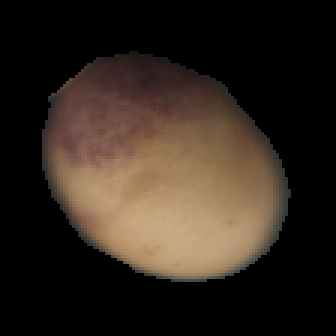
#> input picture purple patch/purple/1.png, 112 x 112 px (shown 3 times larger); its folder holds only this picture in this run
$ jupyter execute --allow-errors purple_detector.ipynb
#> lines starting #> are read from the running program, lines starting #| are printed output that depends on the picture; after the words box and inside, x2 and y2 are one past the last pixel; in counts of white or black regions, pixels touching at a corner belong together
[cell 1]
#modules
import cv2
import numpy as np
import matplotlib.pyplot as plt
import os

[cell 2]
def read_images_from_folder(folder_name):
    """ returns a list of images in RGB format"""
#> called with folder_name = 'purple'
    """ R: 0-255, G:0-255, B:0-255 """
    images = []
    if os.path.isdir(folder_name):
        for filename in os.listdir(folder_name):
            img_path = os.path.join(folder_name, filename)
            img = cv2.imread(img_path) # default BGR format
#> img is the input picture: shape (112, 112, 3); mean B, G, R 30, 38.6, 49
            img = cv2.cvtColor(img, cv2.COLOR_BGR2RGB) #conversion in RGB
            images.append(img)
        return images
    else:
        raise Exception("folder_name does not exist")

[cell 3]
def rgb_to_hsv(images=None):
    """ Convertes a list of rgb images to hsv"""
    """ H: 0-179, S:0-255, V:0-255 """
    hsv_images = []
    if images:
        for img in images:
            hsv_image = cv2.cvtColor(img, cv2.COLOR_RGB2HSV)
            hsv_images.append(hsv_image)
        return hsv_images
    else:
        raise Exception("empty image list")

[cell 4]
def apply_mask(images, lower, upper):
    """ apply the purple color mask on a list of images based on upper & lower value for hue and returns a list of masked images"""
    masked_images = []
    if images:
        for img in images:
            mask = cv2.inRange(img, hsv_lower_purple, hsv_upper_purple)
            masked_image = cv2.bitwise_and(img, img, mask=mask)
            masked_images.append(masked_image)
        return masked_images
    else:
        raise Exception("empty image list")

[cell 5]
##The method used for detecting purple color is : simple rule based thresolding
##We will be using HSV color representation as it seperates the color from saturation & brightness, thus making easier to apply the filter of desired color

[cell 6]
# Reading all purple images
purple_images = read_images_from_folder('purple')
#> purple_images = 1 item
plt.imshow(purple_images[0]) #sample

[cell 7]
# Reading all non purple images
non_purple_images = read_images_from_folder('non_purple')
#> call 2 of read_images_from_folder, with folder_name = 'non_purple'
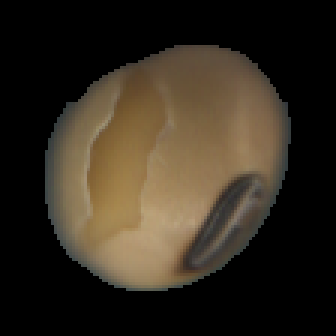
#> input picture purple patch/non_purple/1.png, 112 x 112 px (shown 3 times larger)
#> in read_images_from_folder, img is the input picture: shape (112, 112, 3); mean B, G, R 31, 42.7, 50.9
#> non_purple_images = 1 item
plt.imshow(non_purple_images[0]) #sample

[cell 8]
# Converting images from rgb to hsv
purple_images_hsv = rgb_to_hsv(purple_images)
#> the loop in rgb_to_hsv, `for img in images:` made 1 pass
#> purple_images_hsv = 1 item
non_purple_images_hsv = rgb_to_hsv(non_purple_images)
#> the loop in rgb_to_hsv (call 2), `for img in images:` made 1 pass
#> non_purple_images_hsv = 1 item

[cell 9]
# In order to find the lower and upper limit for purple color in dataset
#we can plot and see the color distribution in purple and non-purple images

[cell 10]
#4 first purple images  and their corresponding histograms of hue component
#images
fig, axes = plt.subplots(nrows=1, ncols=4, figsize=(16, 4))
#> (the rest of this cell did not finish here and is left out)

[cell 11]
#4 first non purple images  and their corresponding histograms of the hue component
#images
fig, axes = plt.subplots(nrows=1, ncols=4, figsize=(16, 4))
#> (the rest of this cell did not finish here and is left out)

[cell 12]
## Based on the above images, we can observe that purple images have more pixels in the range 130-170, which is range for purple and pink colors
#thus thresold for masking
hsv_lower_purple = np.array([130, 0, 0])
hsv_upper_purple = np.array([179, 250, 250])

[cell 13]
#In order to visualize that the thresold based method will work
# we will create a mask and then apply it on the images

[cell 14]
#Apply mask
result_purple = apply_mask(purple_images_hsv, hsv_lower_purple, hsv_upper_purple)
#> the loop in apply_mask, `for img in images:` made 1 pass
#> pass 1, in apply_mask, `mask = cv2.inRange(img, hsv_lower_purple, hsv_upper_purple)`:
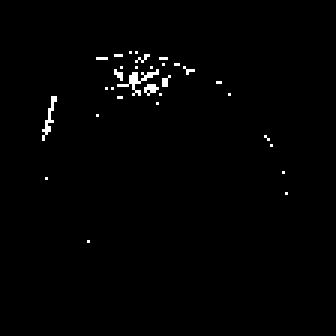
#> mask: shape (112, 112) (shown 3 times larger); 1% white in thin lines or dots, all inside (x1, y1, x2, y2) = (14, 17, 96, 81)
#> result_purple = 1 item
result_non_purple = apply_mask(non_purple_images_hsv, hsv_lower_purple, hsv_upper_purple)
#> the loop in apply_mask (call 2), `for img in images:` made 1 pass
#> pass 1, in apply_mask (call 2), `mask = cv2.inRange(img, hsv_lower_purple, hsv_upper_purple)`:
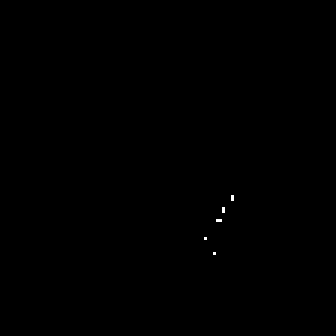
#> mask: shape (112, 112) (shown 3 times larger); 0.06% white in thin lines or dots, all inside (x1, y1, x2, y2) = (68, 65, 78, 85)
#> result_non_purple = 1 item

#> (a cell that did not finish here is left out)

[cell 16]
#As we can see that this method will generate false negatives as well as false positives.
#Thus in order to minimize that, a thresold on number of purple pixels can be used to decide image category

[cell 17]
#calculating upper value for thresold
##Calculating maximum number of pixels falling in range of 130-179 for a non-purple image (false positive)
max_count = float('-inf')
for non_purple_image_hsv in non_purple_images_hsv:
    (n, bins) = np.histogram(non_purple_image_hsv[:, :, 0].flatten(), bins=6, range=[0, 179])
    max_count = max(max_count, n[4]+n[5])
#> this loop made 1 pass
#> (n, bins, max_count) on pass 1: ([12252, 134, 100, 50, 1, 7], [0, 29.83, 59.67, 89.5, 119.3, 149.2, 179], 8)

print("maximum value of thresold is:", max_count)
#| maximum value of thresold is: 8
purple_thresold_upper = max_count
#> purple_thresold_upper = 8

[cell 18]
#calculating lower value of thresold
##Finding minimum number of pixels falling in range of 130-179 in a purple image (false negative)
min_count = float('inf')
for purple_image_hsv in purple_images_hsv:
    (n, bins) = np.histogram(purple_image_hsv[:, :, 0].flatten(), bins=6, range=[0, 179])
    min_count = min(min_count, n[4]+n[5])
#> this loop made 1 pass
#> (n, bins, min_count) on pass 1: ([12339, 14, 24, 36, 4, 127], [0, 29.83, 59.67, 89.5, 119.3, 149.2, 179], 131)

print("minimum vale of thresold is:", min_count)
#| minimum vale of thresold is: 131
purple_thresold_lower = min_count
#> purple_thresold_lower = 131

[cell 19]
#This thresold value can be chosen based on the application
#If higher false postive rate is allowed, we will choose lower value for thresold
#if higher false negative rate is allowed, we will choose higher value for thresold
purple_thresold = (purple_thresold_lower + purple_thresold_upper)//2 # randomly chosen from range for this problem
#> purple_thresold = 69
print("chosen thresold:", purple_thresold)
#| chosen thresold: 69

[cell 20]
## Final program
def detect_purple(image_path):
    if os.path.isfile(image_path):
        image = cv2.imread(image_path) # default BGR format
        image = cv2.cvtColor(image, cv2.COLOR_BGR2RGB) #conversion in RGB
        plt.imshow(image)
        image_hsv = cv2.cvtColor(image, cv2.COLOR_RGB2HSV)
        (n, bins) = np.histogram(image_hsv[:, :, 0].flatten(), bins=6, range=[0, 179])
        purple_pixels = n[4] + n[5]
        if purple_pixels > purple_thresold:
            print("This image has purple patch")
        else:
            print("This image does not have purple patch")
    else:
        raise Exception()

#> (a cell that did not finish here is left out)

[cell 22]
#Test the model
#Non purple image
detect_purple('non_purple/1.png')
